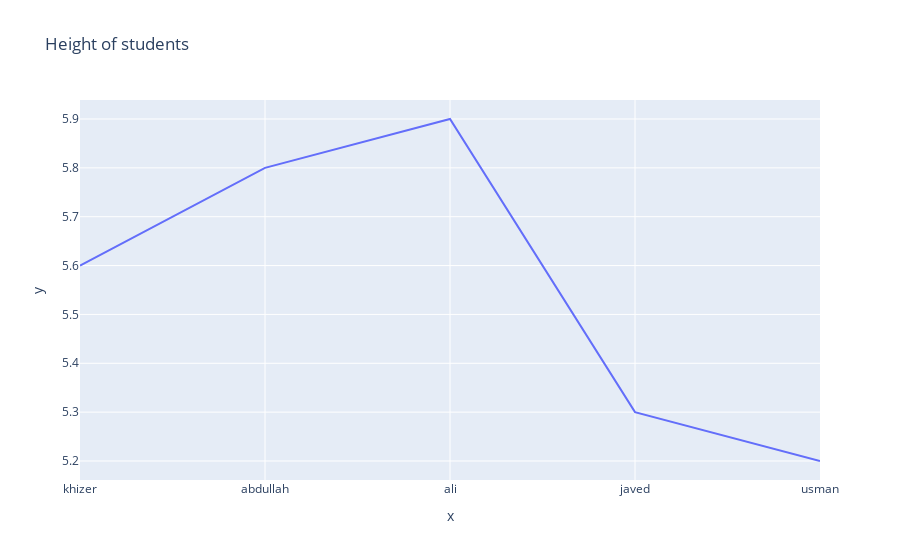

Here is the notebook cell this chart was saved with:
### Code cell
name = ["khizer", "abdullah", "ali", "javed", "usman"]
height = [5.6, 5.8, 5.9, 5.3, 5.2]
fig = px.line(x=name, y=height, title="Height of students")
fig.show()

# save the plot in png format
fig.write_image("outputs/height_line_plot.png")

# save as standalone html file
fig.write_html("outputs/height_line_plot.html")

### Figure 1 — Plotly figure (JSON) as saved in the notebook; plotly's stock layout.template omitted (floating-point values rounded to 4 significant figures)
{"data": [{"hovertemplate": "x=%{x}<br>y=%{y}<extra></extra>", "legendgroup": "", "line": {"color": "#636efa", "dash": "solid"}, "marker": {"symbol": "circle"}, "mode": "lines", "name": "", "orientation": "v", "showlegend": false, "type": "scatter", "x": ["khizer", "abdullah", "ali", "javed", "usman"], "xaxis": "x", "y": [5.6, 5.8, 5.9, 5.3, 5.2], "yaxis": "y"}], "layout": {"legend": {"tracegroupgap": 0}, "title": {"text": "Height of students"}, "xaxis": {"anchor": "y", "domain": [0, 1], "title": {"text": "x"}}, "yaxis": {"anchor": "x", "domain": [0, 1], "title": {"text": "y"}}}}
